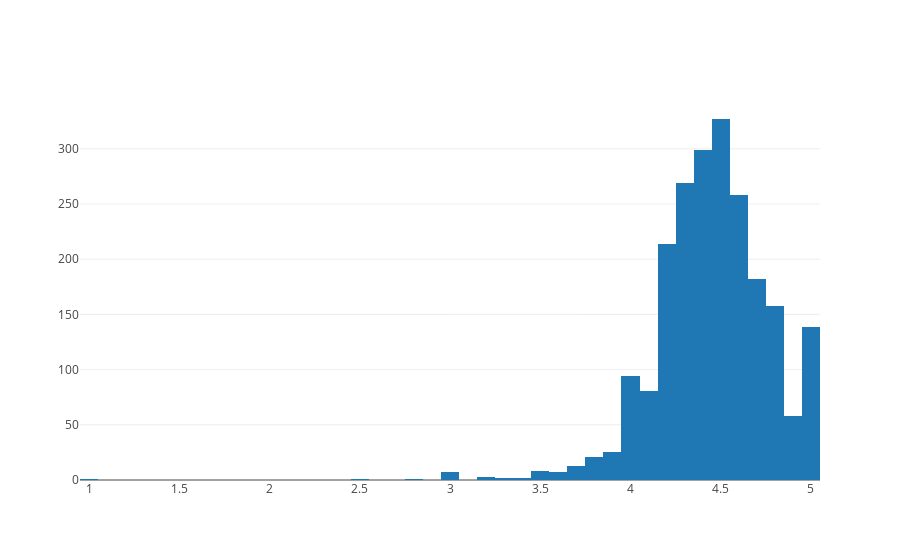

Notebook source saved alongside this figure:
### Code cell
data = [go.Histogram(x=df['Rating Value'])]

iplot(data)

### Figure 1 — Plotly figure (JSON) as saved in the notebook; plotly's stock layout.template omitted (floating-point values rounded to 4 significant figures; data arrays with more than 128 entries replaced by an {"elided": "..."} marker saying what was removed)
{"data": [{"type": "histogram", "uid": "72f8ff64-d9f1-11e8-a0b0-1c1b0d97abe7", "x": {"elided": "2170 float values"}}], "layout": {}}
